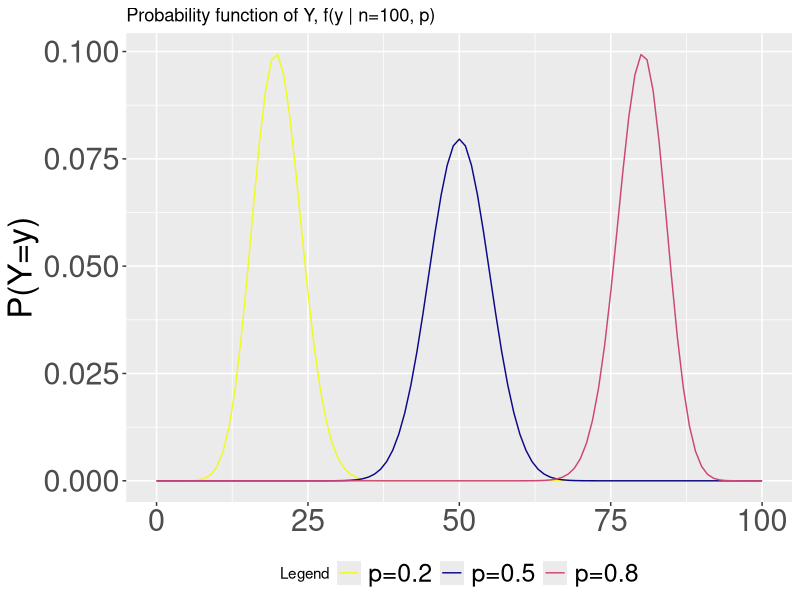

Write R code to recreate this figure.
## ---- chunk 1
library("tidyverse", "knitr", "cowplot")

d1 = 1:6
d2 = 1:6

Y = NULL
for (i in d1) {
  for (j in d2) {
    sum_ij = i + j
    Y <- c(Y,sum_ij)
  }
}

ditrib_Y <- table(Y) %>% as_tibble() %>% mutate(p=round(n/sum(n),2)) %>% select(-n)
names(ditrib_Y) <- c("y","P(Y=y)") 
knitr::kable(ditrib_Y, format = "markdown", align = 'lc')
## ---- chunk 2
set.seed(12345)
moneda <- rbinom(n=1, size=1, p=0.7)
print(moneda)
## ---- chunk 3
set.seed(12345)
monedas <- rbinom(n=100, size=1, p=0.7)
print(monedas)
## ---- chunk 4
# Probability of getting 5 successes out of 10 trials if probability of success is 0.9 

#Manually
choose(10,5)*(0.9^5)*(0.1^5) 

# Using random variable distribution functions
dbinom(x=5,size=10,prob=0.9)
## ---- chunk 5
library("tidyverse")
plot <- ggplot(data = data.frame(y = 0), mapping = aes(Y = y))
binom_distrib <- function(p,n,y) choose(n,y)*(p^(y))*((1-p)^(n-y))

plot <- plot + stat_function(fun = binom_distrib, args = list(n= 100, p= 0.2), aes(color="red")) +
  stat_function(fun = binom_distrib, args = list(n= 100,p=0.5), aes(color="blue")) +
  stat_function(fun = binom_distrib, args = list(n= 100,p=0.8), aes(color="green")) +
  xlim(0,100) + labs(y="P(Y=y)", title="Probability function of Y, f(y | n=100, p)") +
     scale_color_viridis_d(option = "plasma", name = "Legend",
                          breaks = c("red", "blue", "green"),
                          labels = c("p=0.2", "p=0.5", "p=0.8"),
                          guide = "legend") +
      theme(axis.text.y = element_text(size = 22), axis.text.x = element_text(size = 22),
      axis.title.y = element_text(size = 24), axis.title.x = element_text(size = 24), 
      legend.text = element_text(size = 18), legend.position="bottom") 

print(plot)
